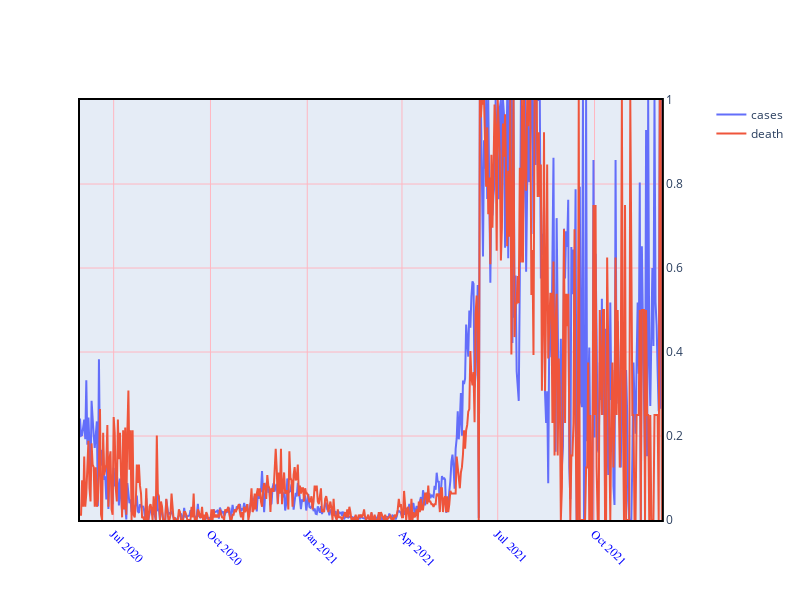

Write notebook code for a chart like this one.
### Code cell
#'это превый грфик'
trace1 = go.Scatter(
        x=dfc.index,
        y=dfcsr['Afghanistan'],
        name='cases',
        yaxis='y2'
    )
trace2 = go.Scatter(
        x=dfd.index,
        y=dfdsr['Afghanistan'],
        name='death',
        yaxis='y2'
    )
fig = make_subplots(specs=[[{"secondary_y": True}]])
fig.add_trace(trace1)
fig.add_trace(trace2, secondary_y=True)
fig['layout'].update(height=600, width=800, xaxis=dict(
        tickangle=45
    ))
fig.update_yaxes(range=[0, 1])
fig.update_xaxes(showline=True, linewidth=2, linecolor='black', mirror=True, gridcolor='LightPink')
fig.update_xaxes(tickangle=45, tickfont=dict(family='Rockwell', color='blue', size=12))
fig.update_yaxes(showline=True, linewidth=2, linecolor='black', mirror=True, gridcolor='LightPink')
fig.show()

### Figure 1 — Plotly figure (JSON) as saved in the notebook; plotly's stock layout.template omitted (floating-point values rounded to 4 significant figures; data arrays with more than 128 entries replaced by an {"elided": "..."} marker saying what was removed)
{"data": [{"name": "cases", "type": "scatter", "x": {"elided": "554 str values"}, "y": {"elided": "554 float values"}, "yaxis": "y2"}, {"name": "death", "type": "scatter", "x": {"elided": "554 str values"}, "xaxis": "x", "y": {"elided": "554 float values"}, "yaxis": "y2"}], "layout": {"height": 600, "width": 800, "xaxis": {"anchor": "y", "domain": [0, 0.94], "gridcolor": "LightPink", "linecolor": "black", "linewidth": 2, "mirror": true, "showline": true, "tickangle": 45, "tickfont": {"color": "blue", "family": "Rockwell", "size": 12}}, "yaxis": {"anchor": "x", "domain": [0, 1], "gridcolor": "LightPink", "linecolor": "black", "linewidth": 2, "mirror": true, "range": [0, 1], "showline": true}, "yaxis2": {"anchor": "x", "gridcolor": "LightPink", "linecolor": "black", "linewidth": 2, "mirror": true, "overlaying": "y", "range": [0, 1], "showline": true, "side": "right"}}}
